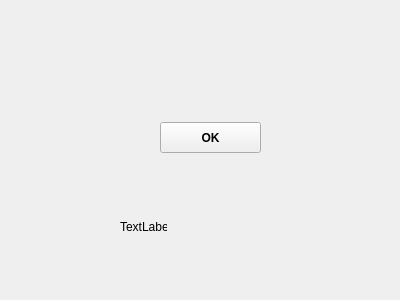
<?xml version="1.0" encoding="UTF-8"?>
<ui version="4.0">
 <class>Form</class>
 <widget class="QWidget" name="Form">
  <property name="geometry">
   <rect>
    <x>0</x>
    <y>0</y>
    <width>400</width>
    <height>300</height>
   </rect>
  </property>
  <property name="windowTitle">
   <string>Form</string>
  </property>
  <widget class="QPushButton" name="btnOK">
   <property name="geometry">
    <rect>
     <x>160</x>
     <y>122</y>
     <width>101</width>
     <height>31</height>
    </rect>
   </property>
   <property name="font">
    <font>
     <weight>75</weight>
     <bold>true</bold>
    </font>
   </property>
   <property name="text">
    <string>OK</string>
   </property>
  </widget>
  <widget class="QLabel" name="lblOK">
   <property name="geometry">
    <rect>
     <x>120</x>
     <y>220</y>
     <width>47</width>
     <height>13</height>
    </rect>
   </property>
   <property name="text">
    <string>TextLabel</string>
   </property>
  </widget>
 </widget>
 <resources/>
 <connections/>
</ui>
